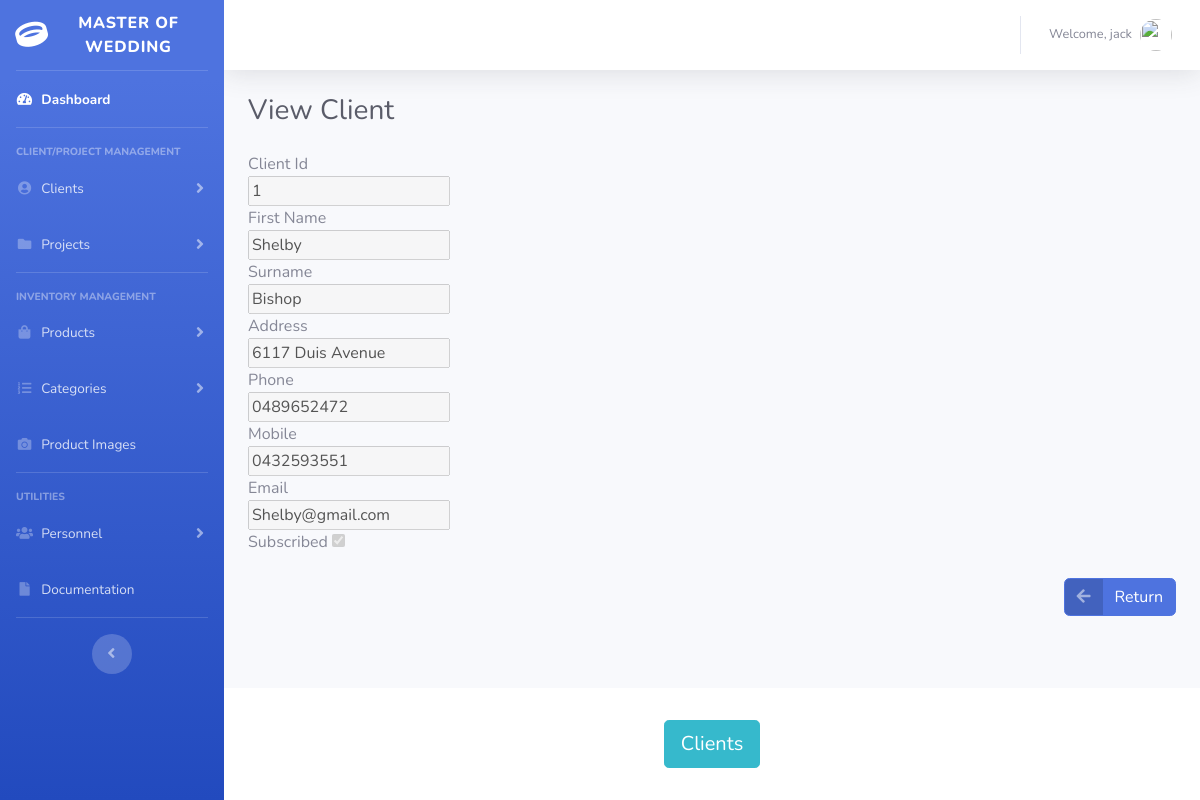
The app's page /viewClient.php?id=1 (signed in) with its own data.
### tables this page shows
CREATE TABLE `user` (
  `user_id` int(11) NOT NULL,
  `user_name` varchar(64) NOT NULL,
  `user_pass` varchar(64) NOT NULL
);

CREATE TABLE `client` (
  `client_id` int(11) NOT NULL,
  `client_fname` varchar(64) NOT NULL,
  `client_sname` varchar(64) NOT NULL,
  `client_addr` text,
  `client_phone` varchar(10) DEFAULT NULL,
  `client_mob` varchar(10) DEFAULT NULL,
  `client_email` varchar(256) DEFAULT NULL,
  `subscribed` tinyint(1) DEFAULT NULL
);

### viewClient.php (the view, shortened to what this page needs)
<?php
include ("connection.php");
?>
<!DOCTYPE html>
<html lang="en">
<head>
    <link href="vendor/fontawesome-free/css/all.min.css" rel="stylesheet" type="text/css">
    <link href="css/sb-admin-2.min.css" rel="stylesheet">
    <link href="vendor/datatables/dataTables.bootstrap4.min.css" rel="stylesheet">
</head>
<body id="page-top">
<div id="wrapper">
    <ul class="navbar-nav bg-gradient-primary sidebar sidebar-dark accordion" id="accordionSidebar">
        <a class="sidebar-brand d-flex align-items-center justify-content-center" href="index.php">
            <div class="sidebar-brand-icon rotate-n-15">
                <i class="fas fa-ring"></i>
            </div>
            <div class="sidebar-brand-text mx-3">Master of Wedding</div>
        </a>
        <hr class="sidebar-divider my-0">
        <li class="nav-item active">
            <a class="nav-link" href="index.php">
                <i class="fas fa-fw fa-tachometer-alt"></i>
                <span>Dashboard</span></a>
        </li>
        <hr class="sidebar-divider">
        <div class="sidebar-heading">
            Client/Project Management
        </div>
        <li class="nav-item">
            <a class="nav-link collapsed" href="#" data-toggle="collapse" data-target="#clientPages" aria-expanded="true" aria-controls="clientPages">
                <i class="fas fa-fw fa-user-circle"></i>
                <span>Clients</span>
            </a>
        </li>
        <li class="nav-item">
            <a class="nav-link collapsed" href="#" data-toggle="collapse" data-target="#projectPages" aria-expanded="true" aria-controls="projectPages">
                <i class="fas fa-fw fa-folder"></i>
                <span>Projects</span>
            </a>
        </li>
        <hr class="sidebar-divider d-none d-md-block">
        <div class="sidebar-heading">
            Inventory Management
        </div>
        <li class="nav-item">
            <a class="nav-link collapsed" href="#" data-toggle="collapse" data-target="#collapseTwo" aria-expanded="true" aria-controls="collapseTwo">
                <i class="fas fa-fw fa-shopping-bag"></i>
                <span>Products</span>
            </a>
        </li>
        <li class="nav-item">
            <a class="nav-link collapsed" href="#" data-toggle="collapse" data-target="#collapseUtilities" aria-expanded="true" aria-controls="collapseUtilities">
                <i class="fas fa-fw fa-list-ol"></i>
                <span>Categories</span>
            </a>
        </li>
        <li class="nav-item">
        <li class="nav-item">
            <a class="nav-link" href="image.php">
                <i class="fas fa-fw fa-camera"></i>
                <span>Product Images</span></a>
        </li>
        </li>
        <hr class="sidebar-divider d-none d-md-block">
        <div class="sidebar-heading">
            Utilities
        </div>
        <li class="nav-item">
            <a class="nav-link collapsed" href="#" data-toggle="collapse" data-target="#users" aria-expanded="true" aria-controls="users">
                <i class="fas fa-fw fa-users"></i>
                <span>Personnel</span>
            </a>
        </li>
        <li class="nav-item">
            <a class="nav-link" href="documentation.php">
                <i class="fas fa-fw fa-file"></i>
                <span>Documentation</span></a>
        </li>
        <hr class="sidebar-divider">
        <div class="text-center d-none d-md-inline">
            <button class="rounded-circle border-0" id="sidebarToggle"></button>
        </div>
    </ul>
    <div id="content-wrapper" class="d-flex flex-column">
        <div id="content">
            <nav class="navbar navbar-expand navbar-light bg-white topbar mb-4 static-top shadow">
                <ul class="navbar-nav ml-auto">
                    <?php if (isset($_SESSION['user_id'])):
                        $user_id = $_SESSION['user_id'];
                        $query = "select user_name from user where user_id = '$user_id'";
                        $stmt = $dbh-> prepare($query);
                        $stmt -> execute();
                        $row = $stmt -> fetchObject()
                        ?>
                        <li class="nav-item dropdown no-arrow">
                            <a class="nav-link dropdown-toggle" href="#" id="userDropdown" role="button" data-toggle="dropdown" aria-haspopup="true" aria-expanded="false">
                                <span class="mr-2 d-none d-lg-inline text-gray-600 small">Welcome, <?php echo $row -> user_name?></span>
                                <img class="img-profile rounded-circle" src="https://www.flaticon.com/svg/static/icons/svg/17/17004.svg">
                            </a>
                        </li>
                    <?php else:?>
                        Not Logged In
                    <?php endif;?>
                </ul>
            </nav>
            <div class="container-fluid">
            <?php
                if (isset($_SESSION['user_id'])):?>
                <h1 class="h3 mb-4 text-gray-800">View Client</h1>
            <?php
            include ("connection.php");
            $client_id = $_GET['id'];
            $query = "select * from client where client_id = '$client_id'";
            $stmt = $dbh->prepare($query);
            $stmt ->execute();
            $row = $stmt -> fetchObject();
            if (empty($_POST["client_fname"])) { ?>
                    Client Id <br/> <input type="text" name = "client_id" value = "<?= $row -> client_id; ?>" disabled/><br/>
                    First Name <br/> <input type="text" name = "client_fname" value = "<?= $row -> client_fname; ?>" disabled><br/>
                    Surname <br/> <input type="text" name = "client_sname" value = "<?= $row -> client_sname; ?>" disabled><br/>
                    Address <br/> <input type="text" name = "client_addr" value = "<?= $row -> client_addr; ?>" disabled><br/>
                    Phone <br/> <input type="text" name = "client_phone" value = "<?= $row -> client_phone; ?>" disabled><br/>
                    Mobile <br/> <input type="text" name = "client_mob" value = "<?= $row -> client_mob; ?>" disabled><br/>
                    Email <br/> <input type="email" name = "client_email" value = "<?= $row -> client_email; ?>" disabled><br/>
                    Subscribed <input  type="checkbox" name="subscribed" value="<?= $row -> subscribed; ?>" <?php if ($row -> subscribed != '0') {
                    echo "checked";
                }; ?> disabled><br/><br/>
                <button type="button" style="float: right" class="btn btn-primary btn-icon-split" onclick="location.href='client.php'">
                                <span class="icon  text-white-50">
                                    <i class="fas fa-arrow-left"></i>
                                </span>
                    <span class="text">Return</span>
                </button>
                <?php } ?>
                <?php endif;?>
            </div>
        </div>
        <footer class="sticky-footer bg-white">
            <div class="container text-center my-auto">
                <button type="button" style="text-align: center" class="btn btn-lg btn-info " onclick="window.open('displayCode.php?section=client')">
                    <span class="text">Clients</span>
                </button>
            </div>
        </footer>
    </div>
</div>
</body>
</html>

### records on screen
user: user_name "jack"
client: client_id "1", client_fname "Shelby", client_sname "Bishop", client_addr "6117 Duis Avenue", client_phone "0489652472", client_mob "0432593551", client_email "Shelby@gmail.com", subscribed "☑"
